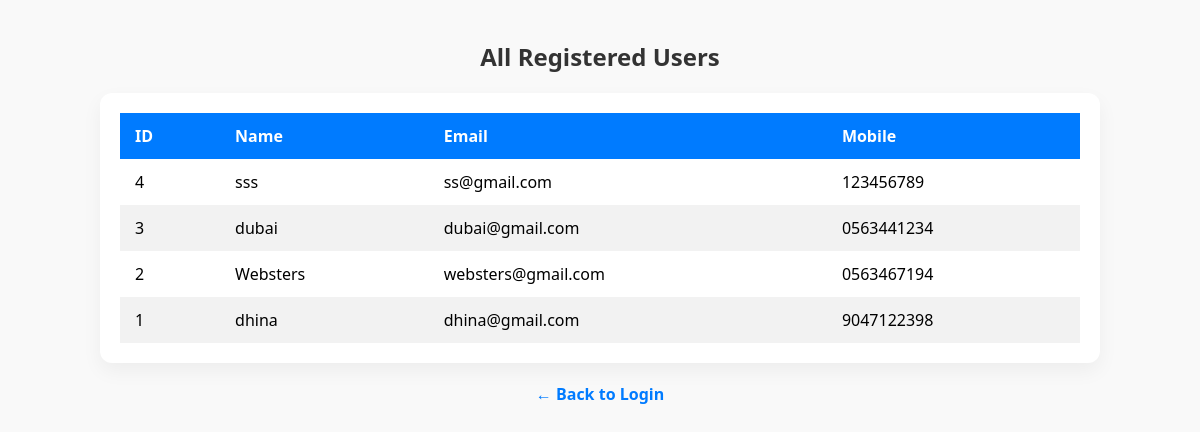
The page /view.php on the database its author committed.
### tables this page shows
CREATE TABLE `users` (
  `id` int(11) NOT NULL,
  `name` varchar(100) NOT NULL,
  `email` varchar(100) NOT NULL,
  `mobile` varchar(15) NOT NULL,
  `password` varchar(255) NOT NULL
);

### view.php (the view, shortened to what this page needs)
<?php
include 'db.php';
$sql = "SELECT id, name, email, mobile FROM users ORDER BY id DESC";
$result = $conn->query($sql);
?>
<!DOCTYPE html>
<html lang="en">
<head>
</head>
<body>
    <h2>All Registered Users</h2>
    <div class="table-container">
        <?php if ($result->num_rows > 0): ?>
            <table>
                <thead>
                    <tr>
                        <th>ID</th>
                        <th>Name</th>
                        <th>Email</th>
                        <th>Mobile</th>
                    </tr>
                </thead>
                <tbody>
                    <?php while($row = $result->fetch_assoc()): ?>
                        <tr>
                            <td><?= $row['id'] ?></td>
                            <td><?= htmlspecialchars($row['name']) ?></td>
                            <td><?= htmlspecialchars($row['email']) ?></td>
                            <td><?= htmlspecialchars($row['mobile']) ?></td>
                        </tr>
                    <?php endwhile; ?>
                </tbody>
            </table>
        <?php else: ?>
            <p class="no-data">No users found.</p>
        <?php endif; ?>
    </div>
    <a href="index.php" class="back-link">← Back to Login</a>
</body>
</html>

### view.php (style rules this page uses)
* { box-sizing: border-box; }
body { font-family: 'Segoe UI', Tahoma, Geneva, Verdana, sans-serif; background: #f9f9f9; margin: 0; padding: 20px; }
h2 { text-align: center; color: #333; margin-bottom: 20px; }
.table-container { max-width: 1000px; margin: auto; overflow-x: auto; background: #fff; padding: 20px; border-radius: 12px; box-shadow: 0 8px 20px rgba(0,0,0,0.05); }
table { width: 100%; border-collapse: collapse; min-width: 600px; }
th, td { padding: 12px 15px; text-align: left; }
th { background-color: #007BFF; color: white; }
tr:nth-child(even) { background-color: #f2f2f2; }
.back-link { display: block; text-align: center; margin-top: 20px; text-decoration: none; color: #007BFF; font-weight: bold; }

### rows shown on the page
users: id "4", name "sss", email "ss@gmail.com", mobile "123456789"
users: id "3", name "dubai", email "dubai@gmail.com", mobile "0563441234"
users: id "2", name "Websters", email "websters@gmail.com", mobile "0563467194"
users: id "1", name "dhina", email "dhina@gmail.com", mobile "9047122398"
